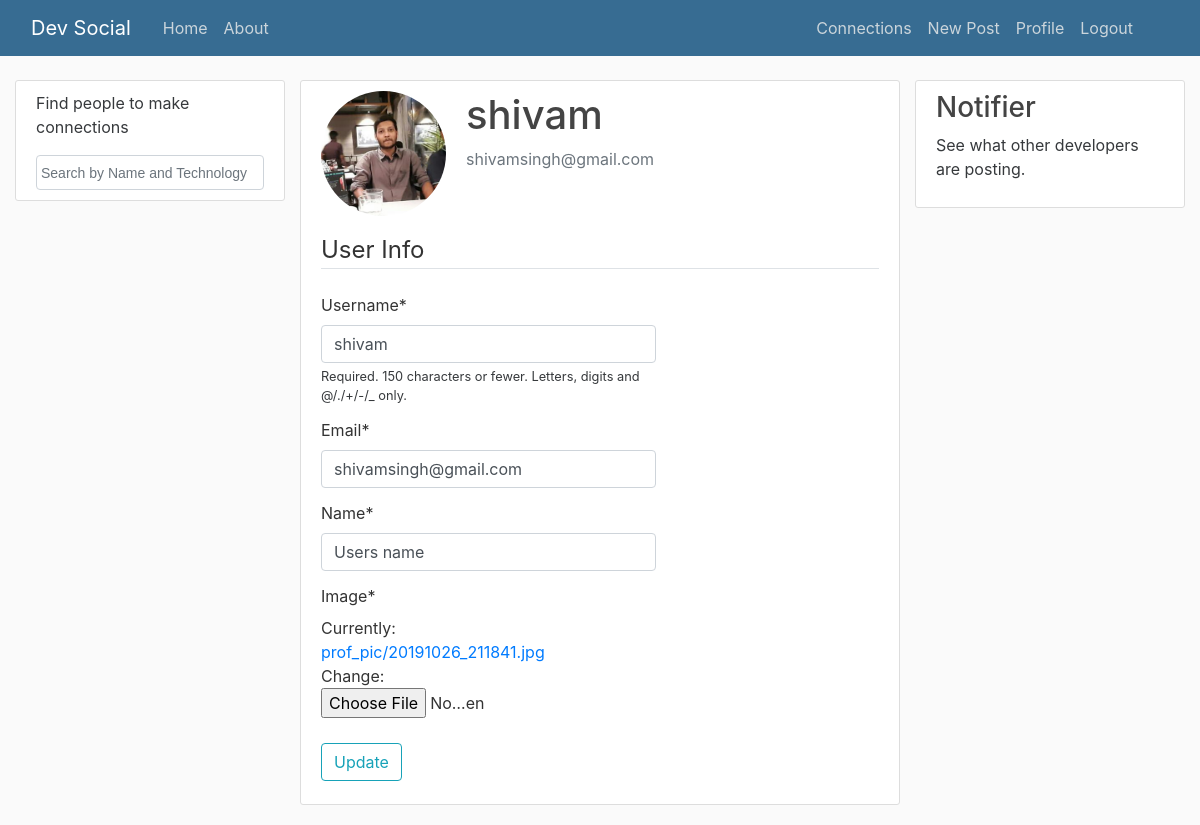
Page /profile/ (signed in) on the earlier database version.
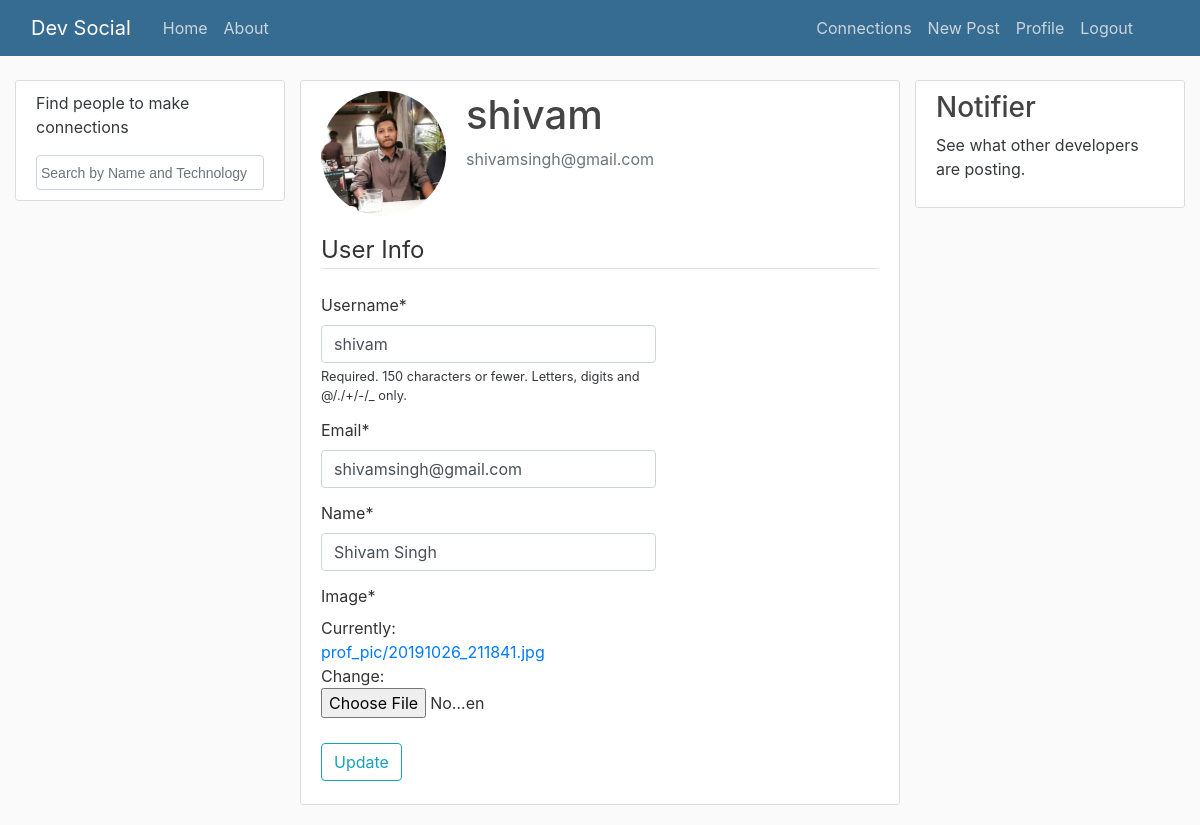
Same page on the later database version.
### users/models.py (models this page shows, shortened)
class Profile(models.Model):
    user = models.OneToOneField(User, on_delete=models.CASCADE)
    image = models.ImageField(default= 'no_pic.png', upload_to='prof_pic')
    name = models.CharField(default= 'Users name', max_length = 150)

### users/views.py (the view)
# urls.py: path('profile/', user_views.profile, name='profile'),
@login_required
def profile(request):
    if request.method == 'POST':
        u_form = UserUpdateForm(request.POST, instance=request.user)           ##with current logged in user as an instance
        p_form = ProfileUpdateForm(request.POST, request.FILES, instance=request.user.profile)  ##with the current user's profile as an instance
        if u_form.is_valid() and p_form.is_valid():
            u_form.save()
            p_form.save()
            messages.success(request, 'Your profile has been updated!')
            return redirect('profile')
    else:
        u_form = UserUpdateForm(instance=request.user)           ##with current logged in user as an instance
        p_form = ProfileUpdateForm(instance=request.user.profile)  ##with the current user's profile as an instance
    context = {
        'u_form': u_form,
        'p_form': p_form
    }
    return render(request, 'users/profile.html', context)

### users/forms.py
class UserUpdateForm(forms.ModelForm):
    email = forms.EmailField()
    class Meta:
        model = User
        fields = ['username', 'email']

class ProfileUpdateForm(forms.ModelForm):
    class Meta:
        model = Profile
        fields = ['name','image']

### users/templates/users/profile.html (shortened to what this page needs)
{% extends "post/base.html" %}
{% load crispy_forms_tags %}
{% block content %}
    <div class="content-section">
      <div class="media">
        <img class="rounded-circle account-img" src="{{ user.profile.image.url }}">
        <div class="media-body">
          <h2 class="account-heading">{{ user.username }}</h2>
          <p class="text-secondary">{{ user.email }}</p>
        </div>
      </div>
      <form method="POST" enctype="multipart/form-data">
          <fieldset class="form-group ">
              <legend class="border-bottom mb-4">User Info</legend>
              {{ u_form|crispy }}
              {{ p_form|crispy }}
          </fieldset>
          <div class="form-group">
              <button class="btn btn-outline-info" type="submit">Update</button>
          </div>
      </form>
    </div>
{% endblock content %}

Differences in the rows shown:
changed Profile: name "Users name" → "Shivam Singh"
